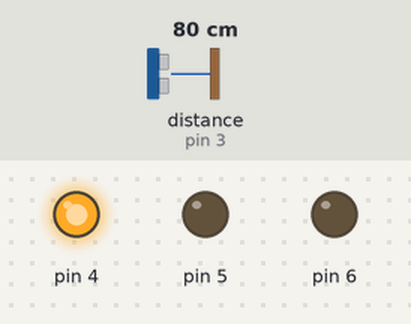
Bench run of a sketch on a simulated Arduino Uno, built with avr-gcc and run on an emulated ATmega328P. On the bench: output pins drawn as LEDs (lit = HIGH). Wiring (inferred from the names in the program): ultrasonic range finder: trigger pin 2; echo pin 3. Inputs (shaded band) come from the test bench; at power-on: distance to the obstacle (sensor on pin 3) 80 cm. The echo pulse lasts 58.3 µs per cm; pins used as bus, display or sensor lines are not drawn.

Above: at 1.2 s.
1.3 s: distance to the obstacle (sensor on pin 3) set to 8 cm
2.8 s: distance to the obstacle (sensor on pin 3) set to 5 cm
At 3.8 s:
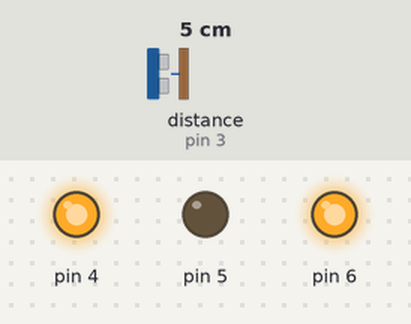
4.3 s: distance to the obstacle (sensor on pin 3) set to 9 cm
At 5.5 s:
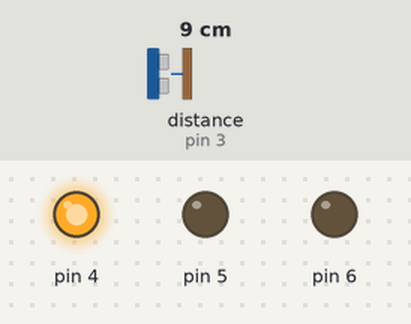
5.8 s: distance to the obstacle (sensor on pin 3) set to 2 cm
At 7.3 s:
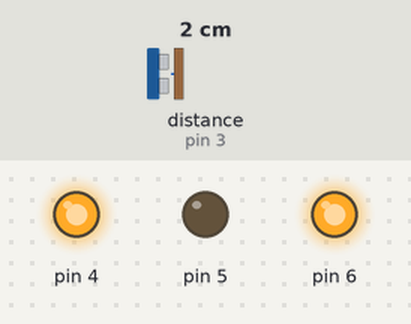
Timing chart, 0 to 8.3 s (numbered marks = the images above; inputs shaded):
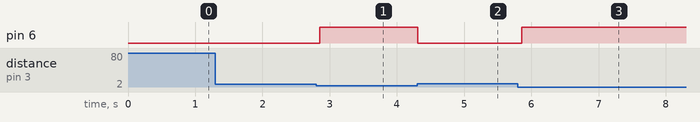

Measured:
- the behaviour switches between 7 and 6 cm on distance to the obstacle (sensor on pin 3) (found by bisection; images 0 and 1)
- after the input at 1.3 s, every drawn part: stays the same
- after the input at 2.8 s, pin 6: LOW → HIGH after 0.06 s
- after the input at 4.3 s, pin 6: HIGH → LOW at once
- after the input at 5.8 s, pin 6: LOW → HIGH after 0.05 s

The sketch:

ceju-smartparking.ino
```cpp
int TrigPin = 2;
int EchoPin = 3;
float cm;
int id = 4;
void setup()
{
Serial.begin(115200);
pinMode(TrigPin, OUTPUT);
pinMode(EchoPin, INPUT);

pinMode(4,OUTPUT);pinMode(5,OUTPUT);pinMode(6,OUTPUT);
digitalWrite(4,HIGH);digitalWrite(5,LOW);
//给zigbee供电
}
int cishu=0;
void loop()
{
  delay(10);
      digitalWrite(TrigPin, LOW); //低高低电平发一个短时间脉冲去TrigPin
      delayMicroseconds(2);
      digitalWrite(TrigPin, HIGH);
      delayMicroseconds(10);
      digitalWrite(TrigPin, LOW);
      cm = pulseIn(EchoPin, HIGH , 11600) / 58.0; //将回波时间换算成cm
      if(cm==0)cm=200;
      if(cm<7)cishu++;else cishu=0;
      digitalWrite(6,cishu>5);
  if(Serial.read()=='[')
  {
    digitalWrite(13,1);delay(1);digitalWrite(13,0);
    char buffer[10] = {0};
    Serial.readBytesUntil(']',buffer, 10);
    int readid=0;
    sscanf(buffer,"%d",&readid);
    if(readid==id)
    {
      char bufferout[20]={0};
      sprintf(bufferout,"[%d]",id);
      Serial.print(bufferout);

      Serial.print(cm);
      Serial.print("cm");
      Serial.println();
      }
  }
}
```
